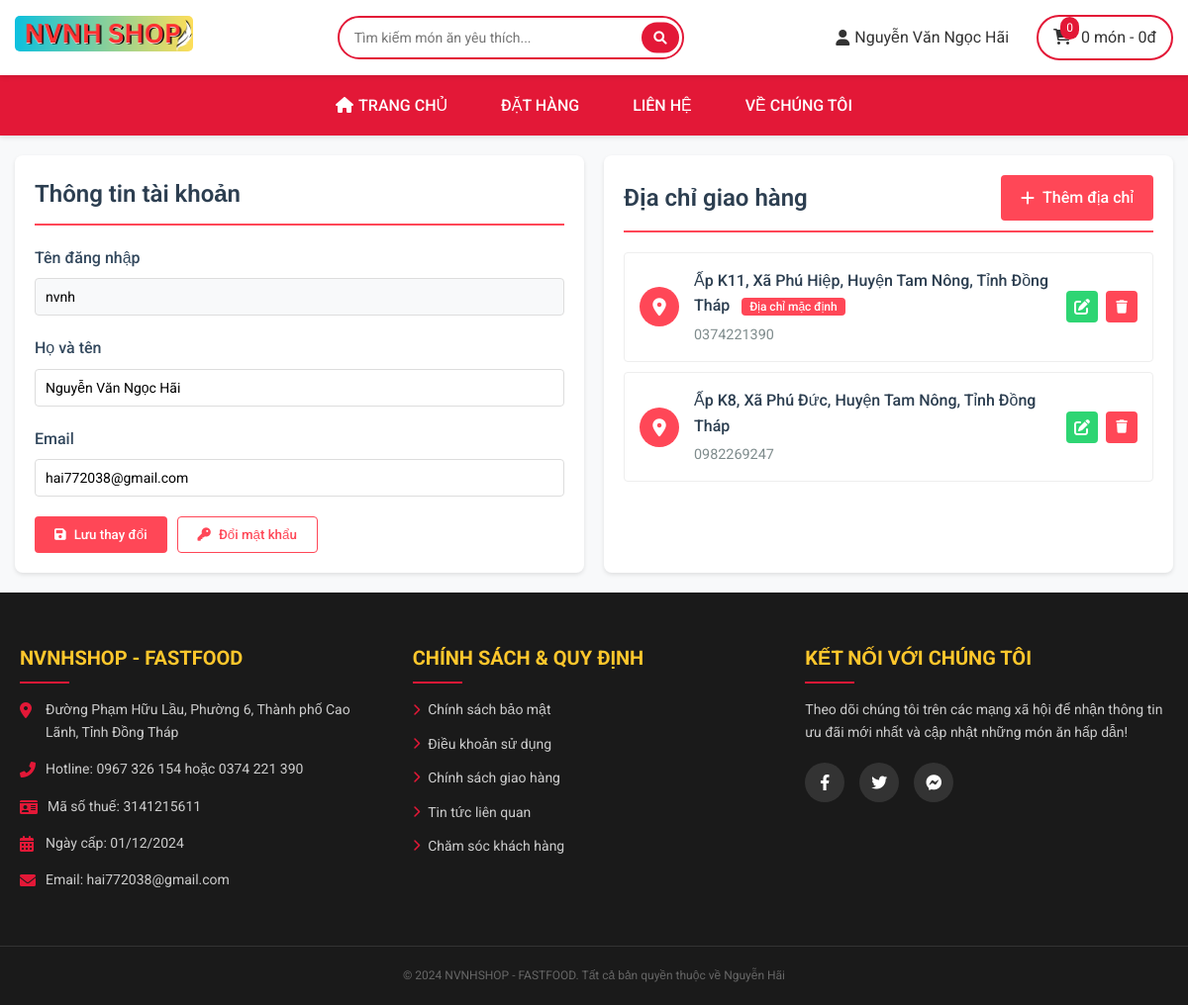
/catalog/thongtin_cuatoi.php (signed in), run on the app's committed database.
### tables this page shows
CREATE TABLE `users` (
  `id` int(11) NOT NULL,
  `username` varchar(255) NOT NULL,
  `fullname` varchar(255) NOT NULL,
  `password` varchar(255) NOT NULL,
  `mail` varchar(255) NOT NULL,
  `rule` int(11) NOT NULL DEFAULT 2 COMMENT '1 - quyền admin, 2 - quyền thành viên,\r\n3 - quyền nhân viên',
  `status` enum('active','blocked') DEFAULT 'active'
);

CREATE TABLE `addresses` (
  `address_id` int(11) NOT NULL,
  `idUser` int(11) NOT NULL,
  `address` varchar(255) NOT NULL,
  `phone` varchar(10) NOT NULL,
  `is_default` tinyint(1) DEFAULT 0 COMMENT '1-Default, 0-Not Default',
  `status` enum('active','inactive') DEFAULT 'active',
  `created_at` datetime DEFAULT current_timestamp()
);

### catalog/thongtin_cuatoi.php (the view, shortened to what this page needs)
<?php
include '../pages/header.php';
$username = $_SESSION['username'];
$sql = "SELECT * FROM users WHERE username = ?";
$stmt = mysqli_prepare($conn, $sql);
mysqli_stmt_bind_param($stmt, "s", $username);
mysqli_stmt_execute($stmt);
$user = mysqli_stmt_get_result($stmt)->fetch_assoc();
$address_sql = "SELECT * FROM addresses
                WHERE idUser = ?
                AND status = 'active'
                ORDER BY is_default DESC, created_at DESC";
$address_stmt = $conn->prepare($address_sql);
$address_stmt->bind_param("i", $user['id']);
$address_stmt->execute();
$addresses = $address_stmt->get_result()->fetch_all(MYSQLI_ASSOC);
?>
<link rel="stylesheet" href="../catalog/css/style_thongtincuatoi.css">
<div class="profile-container">
    <div class="info-card">
        <div class="card-header">
            <h2>Thông tin tài khoản</h2>
        </div>
        <form method="POST" id="info-form">
            <div class="form-group">
                <label>Tên đăng nhập</label>
                <input type="text" value="<?php echo htmlspecialchars($user['username']); ?>" readonly>
            </div>
            <div class="form-group">
                <label>Họ và tên</label>
                <input type="text" name="fullname" value="<?php echo htmlspecialchars($user['fullname']); ?>" required>
            </div>
            <div class="form-group">
                <label>Email</label>
                <input type="email" name="email" value="<?php echo htmlspecialchars($user['mail']); ?>">
            </div>
            <div class="btn-group">
                <button type="submit" name="update_info" class="btn btn-primary">
                    <i class="fas fa-save"></i> Lưu thay đổi
                </button>
                <button type="button" onclick="togglePasswordForm()" class="btn btn-outline">
                    <i class="fas fa-key"></i> Đổi mật khẩu
                </button>
            </div>
        </form>
    </div>
    <div class="info-card">
        <div class="card-header">
            <h2>Địa chỉ giao hàng</h2>
            <a href="them_diachi.php" class="btn btn-primary">
                <i class="fas fa-plus"></i> Thêm địa chỉ
            </a>
        </div>
        <div class="address-list">
            <?php if(empty($addresses)): ?>
            <div class="empty-state">
                <i class="fas fa-map-marker-alt"></i>
                <p>Bạn chưa có địa chỉ giao hàng nào</p>
            </div>
            <?php else: ?>
            <?php foreach($addresses as $address): ?>
            <div class="address-item">
                <div class="address-marker">
                    <i class="fas fa-map-marker-alt"></i>
                </div>
                <div class="address-details">
                    <div class="address">
                        <?php echo htmlspecialchars($address['address']); ?>
                        <?php if($address['is_default'] == 1): ?>
                        <span class="badge-default">Địa chỉ mặc định</span>
                        <?php endif; ?>
                    </div>
                    <div class="phone"><?php echo htmlspecialchars($address['phone']); ?></div>
                </div>
                <div class="address-actions">
                    <a href="sua_diachi.php?id=<?php echo $address['address_id']; ?>" class="btn-icon btn-edit">
                        <i class="fas fa-edit"></i>
                    </a>
                    <button type="button" class="btn-icon btn-delete"
                        onclick="deleteAddress(<?php echo $address['address_id']; ?>)">
                        <i class="fas fa-trash"></i>
                    </button>
                </div>
            </div>
            <?php endforeach; ?>
            <?php endif; ?>
        </div>
    </div>
</div>
<?php include '../pages/footer.php';
?>

### pages/header.php (shortened to what this page needs)
<?php
include '../connect.php';
$fullname = '';
if(isset($_SESSION['username'])) {
    $username = $_SESSION['username'];
    $stmt = $conn->prepare("SELECT u.fullname FROM users u WHERE u.username = ?");
    $stmt->bind_param("s", $username);
    $stmt->execute();
    $result = $stmt->get_result();
    if($row = $result->fetch_assoc()) {
        $fullname = $row['fullname'];
    }
}
$itemCount = 0;
$totalAmount = 0;
?>
<!DOCTYPE html>
<html lang="vi">
<head>
    <link rel="stylesheet" href="https://cdnjs.cloudflare.com/ajax/libs/font-awesome/6.0.0-beta3/css/all.min.css">
    <link rel="stylesheet" href="../pages/css/style_header.css">
</head>
<body>
    <header class="header">
        <div class="header-container">
            <div class="logo">
                <a href="../catalog/index.php">
                    <img src="../upload/NVNHSHOP.png" alt="FastFood Logo">
                </a>
            </div>
            <div class="search-bar">
                <input type="text" id="searchInput" placeholder="Tìm kiếm món ăn yêu thích...">
                <button type="submit" id="searchButton"><i class="fas fa-search"></i></button>
            </div>
            <div class="header-right">
                <div class="account-dropdown">
                    <?php if(isset($_SESSION['username'])): ?>
                    <a href="#"><i class="fas fa-user"></i> <?php echo htmlspecialchars($fullname); ?></a>
                    <?php endif; ?>
                </div>
                <a href="../catalog/giohang.php" class="cart-button">
                    <div class="cart-icon-wrapper">
                        <span class="cart-count"><?php echo $itemCount; ?></span>
                    </div>
                    <span class="cart-total"><?php echo $itemCount; ?> món -
                        <?php echo number_format($totalAmount, 0, ',', '.'); ?>đ</span>
                </a>
            </div>
        </div>
    </header>
    <nav class="nav-bar">
        <div class="nav-container">
            <ul class="nav-menu">
                <li>
                    <a href="../catalog/index.php"
                        <?php echo basename($_SERVER['PHP_SELF']) == 'index.php' ? 'class="active"' : ''; ?>>
                        <i class="fas fa-home"></i> TRANG CHỦ
                    </a>
                </li>
                <li>
                    <a href="../catalog/dathang.php"
                        <?php echo basename($_SERVER['PHP_SELF']) == 'dathang.php' ? 'class="active"' : ''; ?>>
                        ĐẶT HÀNG
                    </a>
                </li>
                <li>
                    <a href="../catalog/lienhe.php"
                        <?php echo basename($_SERVER['PHP_SELF']) == 'lienhe.php' ? 'class="active"' : ''; ?>>
                        LIÊN HỆ
                    </a>
                </li>
                <li>
                    <a href="../pages/vechungtoi.php"
                        <?php echo basename($_SERVER['PHP_SELF']) == 'vechungtoi.php' ? 'class="active"' : ''; ?>>
                        VỀ CHÚNG TÔI
                    </a>
                </li>
            </ul>
        </div>
    </nav>
</body>
</html>

### pages/css/style_header.css (style rules this page uses)
:root { --primary-red: #e31837; --primary-yellow: #ffc107; }
* { margin: 0; padding: 0; box-sizing: border-box; font-family: 'Roboto', sans-serif; }
body { font-family: 'Roboto', sans-serif; line-height: 1.6; color: #333; background-color: #f8f9fa; }
.header { background: #fff; box-shadow: 0 2px 5px rgba(0, 0, 0, 0.1); position: relative; z-index: 1000; }
.header-container { max-width: 1200px; margin: 0 auto; padding: 15px 20px; display: flex; align-items: center; justify-content: space-between; }
.logo { width: 180px; }
.logo img { width: 100%; height: auto; border-radius: 5px; }
.search-bar { flex: 1; max-width: 500px; margin: 0 40px; position: relative; }
.search-bar input { width: 100%; padding: 12px 45px 12px 15px; border: 2px solid var(--primary-red); border-radius: 25px; font-size: 14px; outline: none; }
.search-bar button { position: absolute; right: 5px; top: 50%; transform: translateY(-50%); background: var(--primary-red); border: none; color: white; padding: 8px 12px; border-radius: 20px; cursor: pointer; transition: background-color 0.3s; }
.header-right { display: flex; align-items: center; gap: 20px; }
.account-dropdown { position: relative; }
.account-dropdown>a { color: #333; text-decoration: none; display: flex; align-items: center; gap: 5px; padding: 8px; border-radius: 4px; transition: background-color 0.3s; }
.cart-button { display: flex; align-items: center; gap: 10px; background: #fff; border: 2px solid var(--primary-red); padding: 8px 15px; border-radius: 25px; color: #333; text-decoration: none; transition: all 0.3s; }
.cart-icon-wrapper { position: relative; }
.cart-count { position: absolute; top: -8px; right: -8px; background: var(--primary-red); color: white; font-size: 12px; padding: 2px 6px; border-radius: 10px; min-width: 18px; text-align: center; }
.nav-bar { background: var(--primary-red); padding: 10px 0; box-shadow: 0 2px 5px rgba(0, 0, 0, 0.1); }
.nav-container { max-width: 1200px; margin: 0 auto; padding: 0 20px; display: flex; justify-content: center; align-items: center; }
.nav-menu { display: flex; gap: 30px; list-style: none; margin: 0; padding: 0; }
.nav-menu li { position: relative; }
.nav-menu a { color: white; text-decoration: none; font-weight: 500; padding: 8px 12px; border-radius: 4px; transition: all 0.3s; display: flex; align-items: center; gap: 5px; }
@media (max-width: 1200px) { .header-container { padding: 15px; } }
@media (max-width: 1200px) { .search-bar { max-width: 350px; margin: 0 15px; } }

### pages/css/style_footer.css (style rules this page uses)
:root { --primary-red: #E31837; --primary-yellow: #FFC72C; --white: #ffffff; --gray-light: #f8f9fa; --gray-dark: #343a40; --footer-bg: #1a1a1a; --footer-text: #ffffff; }
* { margin: 0; padding: 0; box-sizing: border-box; }
body { font-family: Arial, sans-serif; line-height: 1.6; }

### data on the page
users: fullname "Nguyễn Văn Ngọc Hãi", username "nvnh", email "hai772038@gmail.com"
addresses: address "Ấp K11, Xã Phú Hiệp, Huyện Tam Nông, Tỉnh Đồng Tháp", is_default "Địa chỉ mặc định", phone "0374221390"
addresses: address "Ấp K8, Xã Phú Đức, Huyện Tam Nông, Tỉnh Đồng Tháp", phone "0982269247"

### other printed values
$itemCount "0"
$totalAmount "0"
